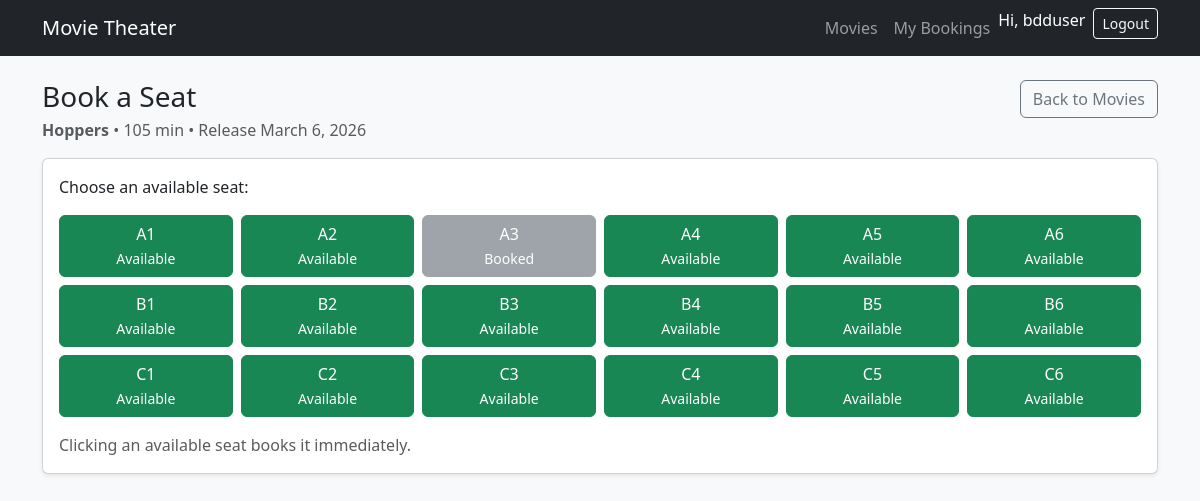
Page /movies/4/seats/ (signed in) on the committed database.
### bookings/models.py (models this page shows, shortened)
class Movie(models.Model):
    title = models.CharField(max_length=255) #the title, max 255 char
    description = models.TextField() #the description
    release_date = models.DateField() #the release date
    duration = models.IntegerField(help_text="Duration in minutes") #and the duration

class Seat(models.Model):
    seat_number = models.CharField(max_length=10) #the seat number, max 10 char
    is_booked = models.BooleanField(default=False) #and if it has been booked, this is defaulted to false for all new seats.

### bookings/views.py (the view, shortened to what this page needs)
# urls.py: path("movies/<int:movie_id>/seats/", views.seat_booking_page, name="seat_booking"),
@login_required
@transaction.atomic
def seat_booking_page(request, movie_id):
    movie = get_object_or_404(Movie, id=movie_id)
    seats = Seat.objects.all().order_by("seat_number")
    return render(request, "bookings/seat_booking.html", {"movie": movie, "seats": seats})

### bookings/templates/bookings/seat_booking.html (shortened to what this page needs)
{% extends "bookings/base.html" %}
{% block content %}
  <div class="d-flex justify-content-between align-items-start mb-3">
    <div>
      <h1 class="h3 mb-1">Book a Seat</h1>
      <div class="text-muted">
        <strong>{{ movie.title }}</strong> • {{ movie.duration }} min • Release {{ movie.release_date }}
      </div>
    </div>
    <a class="btn btn-outline-secondary" href="{% url 'movie_list' %}">Back to Movies</a>
  </div>
  <div class="card shadow-sm">
    <div class="card-body">
      <p class="mb-3">Choose an available seat:</p>
      <form method="post">
        <div class="row row-cols-2 row-cols-sm-3 row-cols-md-4 row-cols-lg-6 g-2">
          {% for seat in seats %}
            <div class="col">
              {% if seat.is_booked %}
                <button type="button" class="btn btn-secondary w-100" disabled>
                  {{ seat.seat_number }}<br><small>Booked</small>
                </button>
              {% else %}
                <button name="seat_id" value="{{ seat.id }}" class="btn btn-success w-100" type="submit">
                  {{ seat.seat_number }}<br><small>Available</small>
                </button>
              {% endif %}
            </div>
          {% endfor %}
        </div>
        <div class="mt-3 text-muted">
          Clicking an available seat books it immediately.
        </div>
      </form>
    </div>
  </div>
{% endblock %}

### bookings/templates/bookings/base.html (shortened to what this page needs)
<!doctype html>
<html lang="en">
  <head>
    <link href="https://cdn.jsdelivr.net/npm/bootstrap@5.3.3/dist/css/bootstrap.min.css" rel="stylesheet">
  </head>
  <body class="bg-light">
    <nav class="navbar navbar-expand-lg navbar-dark bg-dark">
      <div class="container">
        <a class="navbar-brand" href="{% url 'movie_list' %}">Movie Theater</a>
        <div class="collapse navbar-collapse">
          <ul class="navbar-nav ms-auto">
            <li class="nav-item">
              <a class="nav-link" href="{% url 'movie_list' %}">Movies</a>
            </li>
            <li class="nav-item">
              <a class="nav-link" href="{% url 'booking_history' %}">My Bookings</a>
            </li>
            {% if user.is_authenticated %}
              <li class="nav-item">
                <span class="navbar-text text-white me-2">Hi, {{ user.username }}</span>
              </li>
              <li class="nav-item">
                <form method="post" action="{% url 'logout' %}">
                  <button class="btn btn-outline-light btn-sm" type="submit">Logout</button>
                </form>
              </li>
            {% else %}
              <li class="nav-item">
                <a class="btn btn-outline-light btn-sm" href="{% url 'login' %}">Login</a>
              </li>
            {% endif %}
          </ul>
        </div>
      </div>
    </nav>
    <main class="container py-4">
      {% block content %}{% endblock %}
    </main>
  </body>
</html>

### rows in the picture
Movie: title "Hoppers", duration "105", release_date "March 6, 2026"
Seat: {{ seat.id }} 1 (drawn), seat_number "A1"
Seat: {{ seat.id }} 2 (drawn), seat_number "A2"
Seat: seat_number "A3"
Seat: {{ seat.id }} 4 (drawn), seat_number "A4"
Seat: {{ seat.id }} 5 (drawn), seat_number "A5"
Seat: {{ seat.id }} 6 (drawn), seat_number "A6"
Seat: {{ seat.id }} 7 (drawn), seat_number "B1"
Seat: {{ seat.id }} 8 (drawn), seat_number "B2"
Seat: {{ seat.id }} 9 (drawn), seat_number "B3"
Seat: {{ seat.id }} 10 (drawn), seat_number "B4"
Seat: {{ seat.id }} 11 (drawn), seat_number "B5"
Seat: {{ seat.id }} 12 (drawn), seat_number "B6"
Seat: {{ seat.id }} 13 (drawn), seat_number "C1"
Seat: {{ seat.id }} 14 (drawn), seat_number "C2"
Seat: {{ seat.id }} 15 (drawn), seat_number "C3"
Seat: {{ seat.id }} 16 (drawn), seat_number "C4"
Seat: {{ seat.id }} 17 (drawn), seat_number "C5"
Seat: {{ seat.id }} 18 (drawn), seat_number "C6"

### other values in the picture
{{ user.username }} "bdduser"
